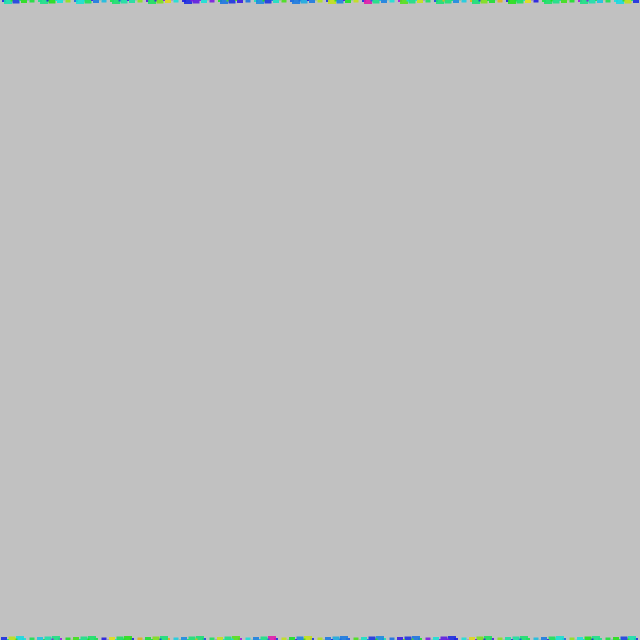
Frame 1 (no input)
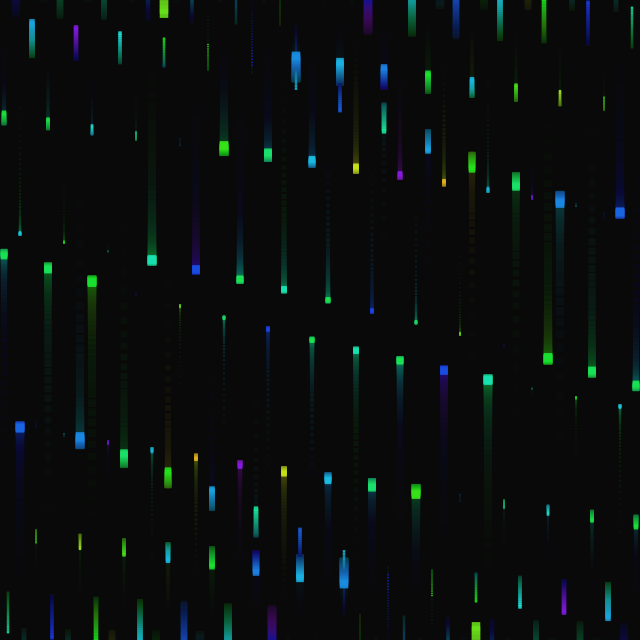
Frame 60 (the mouse pressed at the canvas centre just before this capture)
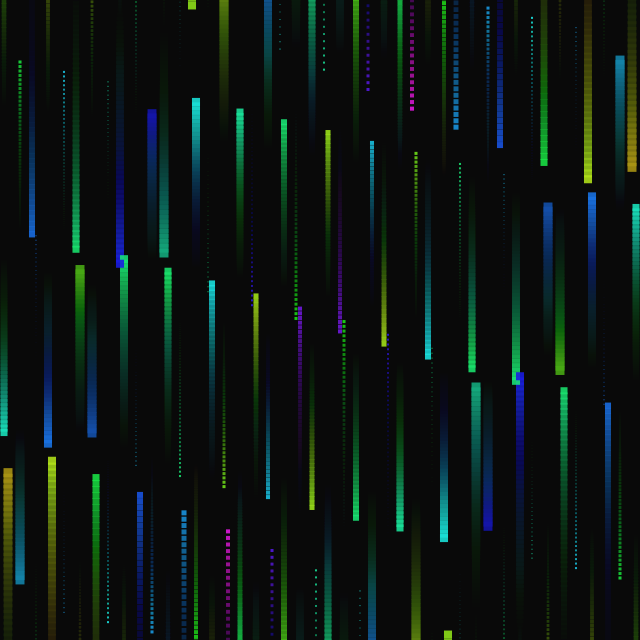
Frame 120 (the mouse held since frame 60 and released just before this capture)

The Processing sketch that drew these frames (run headless with seeded random() and noise(); from frame 60 on, the mouse is pressed at the canvas centre):

// Processing sketch: day034
// ── day034.pde
float x, y, t, s, S=640;
void setup() {
  size(640, 640);
  colorMode(3, 9);
  rectMode(3);
  noStroke();
}
void draw() {
  fill(0, .5);
  square(320, 320, S);
  for (x=0; x<S; x+=4) {
    fill(noise(x+t)*9, 8, 8, 8);
    square(x, y=sin(t)*tan(x-t)*S, s=(t+x)%9);
    square(S-x, S-y, s);
  }
  t+=PI/360;
}
